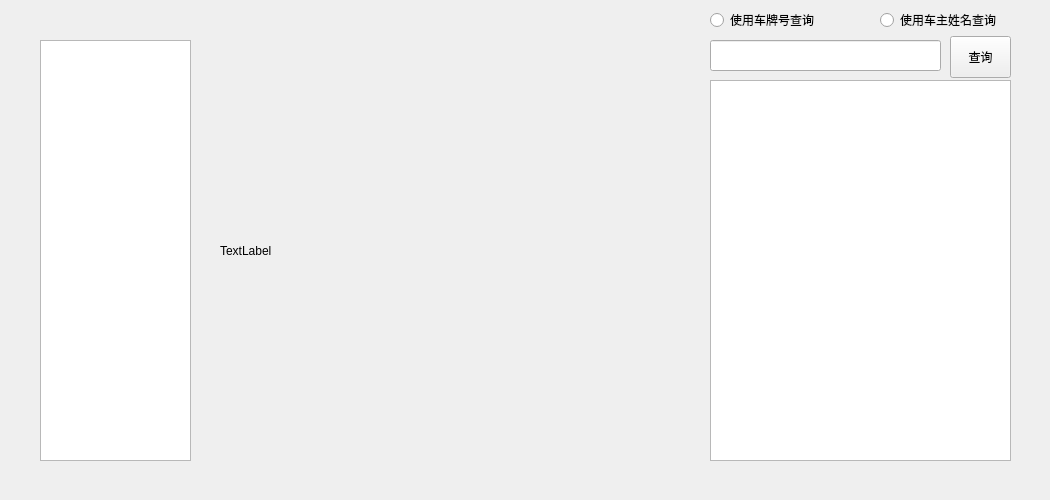
<?xml version="1.0" encoding="UTF-8"?>
<ui version="4.0">
 <class>SearchTab</class>
 <widget class="QWidget" name="SearchTab">
  <property name="geometry">
   <rect>
    <x>0</x>
    <y>0</y>
    <width>1050</width>
    <height>500</height>
   </rect>
  </property>
  <property name="windowTitle">
   <string>Form</string>
  </property>
  <widget class="QLabel" name="label">
   <property name="geometry">
    <rect>
     <x>220</x>
     <y>40</y>
     <width>441</width>
     <height>421</height>
    </rect>
   </property>
   <property name="text">
    <string>TextLabel</string>
   </property>
  </widget>
  <widget class="QListWidget" name="listWidget">
   <property name="geometry">
    <rect>
     <x>40</x>
     <y>40</y>
     <width>151</width>
     <height>421</height>
    </rect>
   </property>
  </widget>
  <widget class="QTableView" name="tableView">
   <property name="geometry">
    <rect>
     <x>710</x>
     <y>80</y>
     <width>301</width>
     <height>381</height>
    </rect>
   </property>
  </widget>
  <widget class="QLineEdit" name="lineEdit">
   <property name="geometry">
    <rect>
     <x>710</x>
     <y>40</y>
     <width>231</width>
     <height>31</height>
    </rect>
   </property>
  </widget>
  <widget class="QPushButton" name="searchButton">
   <property name="geometry">
    <rect>
     <x>950</x>
     <y>36</y>
     <width>61</width>
     <height>42</height>
    </rect>
   </property>
   <property name="text">
    <string>查询</string>
   </property>
  </widget>
  <widget class="QRadioButton" name="plateRadioButton">
   <property name="geometry">
    <rect>
     <x>710</x>
     <y>10</y>
     <width>121</width>
     <height>20</height>
    </rect>
   </property>
   <property name="text">
    <string>使用车牌号查询</string>
   </property>
   <attribute name="buttonGroup">
    <string notr="true">buttonGroup</string>
   </attribute>
  </widget>
  <widget class="QRadioButton" name="nameRadioButton">
   <property name="geometry">
    <rect>
     <x>880</x>
     <y>10</y>
     <width>131</width>
     <height>20</height>
    </rect>
   </property>
   <property name="text">
    <string>使用车主姓名查询</string>
   </property>
   <attribute name="buttonGroup">
    <string notr="true">buttonGroup</string>
   </attribute>
  </widget>
 </widget>
 <resources/>
 <connections>
  <connection>
   <sender>searchButton</sender>
   <signal>clicked()</signal>
   <receiver>SearchTab</receiver>
   <slot>searchAndShow()</slot>
   <hints>
    <hint type="sourcelabel">
     <x>980</x>
     <y>56</y>
    </hint>
    <hint type="destinationlabel">
     <x>524</x>
     <y>249</y>
    </hint>
   </hints>
  </connection>
  <connection>
   <sender>listWidget</sender>
   <signal>itemClicked(QListWidgetItem*)</signal>
   <receiver>SearchTab</receiver>
   <slot>display(QListWidgetItem*)</slot>
   <hints>
    <hint type="sourcelabel">
     <x>115</x>
     <y>250</y>
    </hint>
    <hint type="destinationlabel">
     <x>524</x>
     <y>249</y>
    </hint>
   </hints>
  </connection>
  <connection>
   <sender>buttonGroup</sender>
   <signal>buttonPressed(QAbstractButton*)</signal>
   <receiver>SearchTab</receiver>
   <slot>enableSearchButton()</slot>
   <hints>
    <hint type="sourcelabel">
     <x>-1</x>
     <y>-1</y>
    </hint>
    <hint type="destinationlabel">
     <x>524</x>
     <y>249</y>
    </hint>
   </hints>
  </connection>
 </connections>
 <slots>
  <slot>searchAndShow()</slot>
  <slot>display(QListWidgetItem*)</slot>
  <slot>enableSearchButton()</slot>
 </slots>
 <buttongroups>
  <buttongroup name="buttonGroup"/>
 </buttongroups>
</ui>
